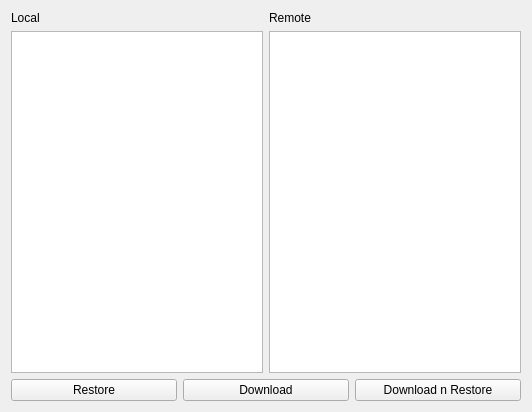
<?xml version="1.0" encoding="UTF-8"?>
<ui version="4.0">
 <class>Form</class>
 <widget class="QWidget" name="Form">
  <property name="geometry">
   <rect>
    <x>0</x>
    <y>0</y>
    <width>532</width>
    <height>412</height>
   </rect>
  </property>
  <property name="windowTitle">
   <string>Form</string>
  </property>
  <layout class="QGridLayout" name="gridLayout_2">
   <item row="0" column="0">
    <layout class="QGridLayout" name="gridLayout">
     <item row="1" column="1">
      <widget class="QListWidget" name="remoteListWidget"/>
     </item>
     <item row="1" column="0">
      <widget class="QListWidget" name="localListWidget"/>
     </item>
     <item row="0" column="0">
      <widget class="QLabel" name="label">
       <property name="text">
        <string>Local</string>
       </property>
      </widget>
     </item>
     <item row="0" column="1">
      <widget class="QLabel" name="label_2">
       <property name="text">
        <string>Remote</string>
       </property>
      </widget>
     </item>
    </layout>
   </item>
   <item row="1" column="0">
    <layout class="QHBoxLayout" name="horizontalLayout">
     <item>
      <widget class="QPushButton" name="pushButton">
       <property name="text">
        <string>Restore</string>
       </property>
      </widget>
     </item>
     <item>
      <widget class="QPushButton" name="downloadButton">
       <property name="text">
        <string>Download</string>
       </property>
      </widget>
     </item>
     <item>
      <widget class="QPushButton" name="pushButton_3">
       <property name="text">
        <string>Download n Restore</string>
       </property>
      </widget>
     </item>
    </layout>
   </item>
  </layout>
 </widget>
 <resources/>
 <connections/>
</ui>
